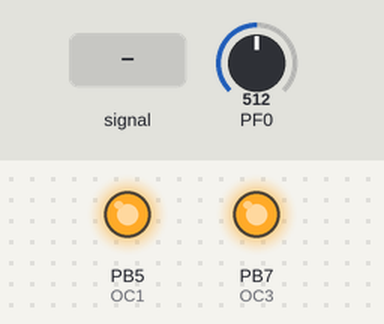
A program run on a simulated ATmega128, built with avr-gcc and emulated at 16 MHz. On the bench: output pins drawn as LEDs (lit = HIGH). The test bench sets the inputs (shaded band); at power-on: PF0 = 512. Sleep ends after the set time or at an interrupt.

Above: at 1.2 s.
1.3 s: PF0 fed a 200 Hz sine of ±81 counts around its level
Timing chart, 0 to 3.1 s (numbered marks = the images above; inputs shaded):
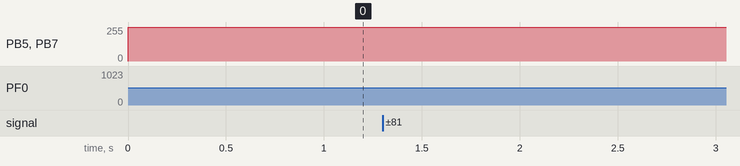

The program:

adc_to_pwm.c
```c
/*
/
/ ADC & PWM
/
/ (http://www.avrfreaks.net/index.php?name=PNphpBB2&file=viewtopic&t=56429)
/
/ (ATMega128)
/
*/

#include <inttypes.h>
#include <avr/io.h>
#include <avr/interrupt.h>
#include <avr/sleep.h>


/* Timer defines */

#define TIMER1_PWM_INIT _BV(WGM10) | _BV(WGM11) | _BV(COM1A1) | _BV(COM1C1)
#define TIMER1_CLOCKSOURCE _BV(CS10) /* full clock */
#define OC1 PB5
#define OC3 PB7
#define DDROC DDRB
#define OCRA OCR1A
#define OCRC OCR1C
#define TIMER1_TOP 1023	/* 10-bit PWM */

void init_pwm()
{
    /* Timer 1 is 10-bit PWM */
    TCCR1A = TIMER1_PWM_INIT;
    /*
     * Start timer 1.
     *
     * NB: TCCR1A and TCCR1B could actually be the same register, so
     * take care to not clobber it.
     */
    TCCR1B |= TIMER1_CLOCKSOURCE;
    /*
     * Run any device-dependent timer 1 setup hook if present.
     */
#if defined(TIMER1_SETUP_HOOK)
    TIMER1_SETUP_HOOK();
#endif

    /* Set PWM value to 0. */
    OCRA = 0;
    OCRC = 0;

    /* Enable OC1 and OC2 as output. */
    DDROC = _BV(OC1) | _BV(OC3);

    /* Enable timer 1 overflow interrupt. */
    TIMSK = _BV (TOIE1);
    sei ();


	// set up switch input
	DDRA = 0x00;
}

void init_adc()
{
    ADCSRA |= (1 << ADPS2) | (1 << ADPS1) | (1 << ADPS0); // Set ADC prescalar to 128 - 125KHz sample rate @ 16MHz

    ADMUX |= (1 << REFS0); // Set ADC reference to AVCC
    ADMUX |= (1 << ADLAR); // Left adjust ADC result to allow easy 8 bit reading

    // No MUX values needed to be changed to use ADC0

    ADCSRA |= (1 << ADFR);  // Set ADC to Free-Running Mode

    ADCSRA |= (1 << ADEN);  // Enable ADC

    ADCSRA |= (1 << ADIE);  // Enable ADC Interrupt
    sei();   // Enable Global Interrupts

    ADCSRA |= (1 << ADSC);  // Start A2D Conversions
}

int main(void)
{
    init_pwm();
    init_adc();


    while(1)  // Loop Forever
    {
        sleep_mode();
    }
}

ISR(ADC_vect)
{
    int adc = ADCH;
    const int adc_max = 255;
    const float adc_half = adc_max / 2.0;

    if (adc <= adc_half)
    {
        OCRA = (adc / adc_half) * TIMER1_TOP;
        OCRC = TIMER1_TOP;
    }
    else
    {
        OCRC = ((adc_half - adc - adc_half) / adc_half) * TIMER1_TOP;
        OCRA = TIMER1_TOP;
    }


    //OCRA = (adc_val / 255.0) * TIMER1_TOP;
    //OCRC = (adc_val / 255.0) * TIMER1_TOP;
}

ISR (TIMER1_OVF_vect)           /* Note [2] */
{
/*
    static uint16_t pwm;
    static uint8_t direction;
	static int counter = 0;

	if (PINA == 255)
	{
		//if (counter % 2 == 0)
		{
			switch (direction)
			{
			    case UP:
			        if (++pwm == TIMER1_TOP)
			            direction = DOWN;
			        break;

			    case DOWN:
			        if (--pwm == 0)
			            direction = UP;
			        break;
			}

			OCR = pwm;
		}
		counter++;
	}
	else
		OCR = TIMER1_TOP;
        */
    //uint16_t pwm = (adc_val / 255.0) * TIMER1_TOP;
    //OCR = pwm;
}
```
